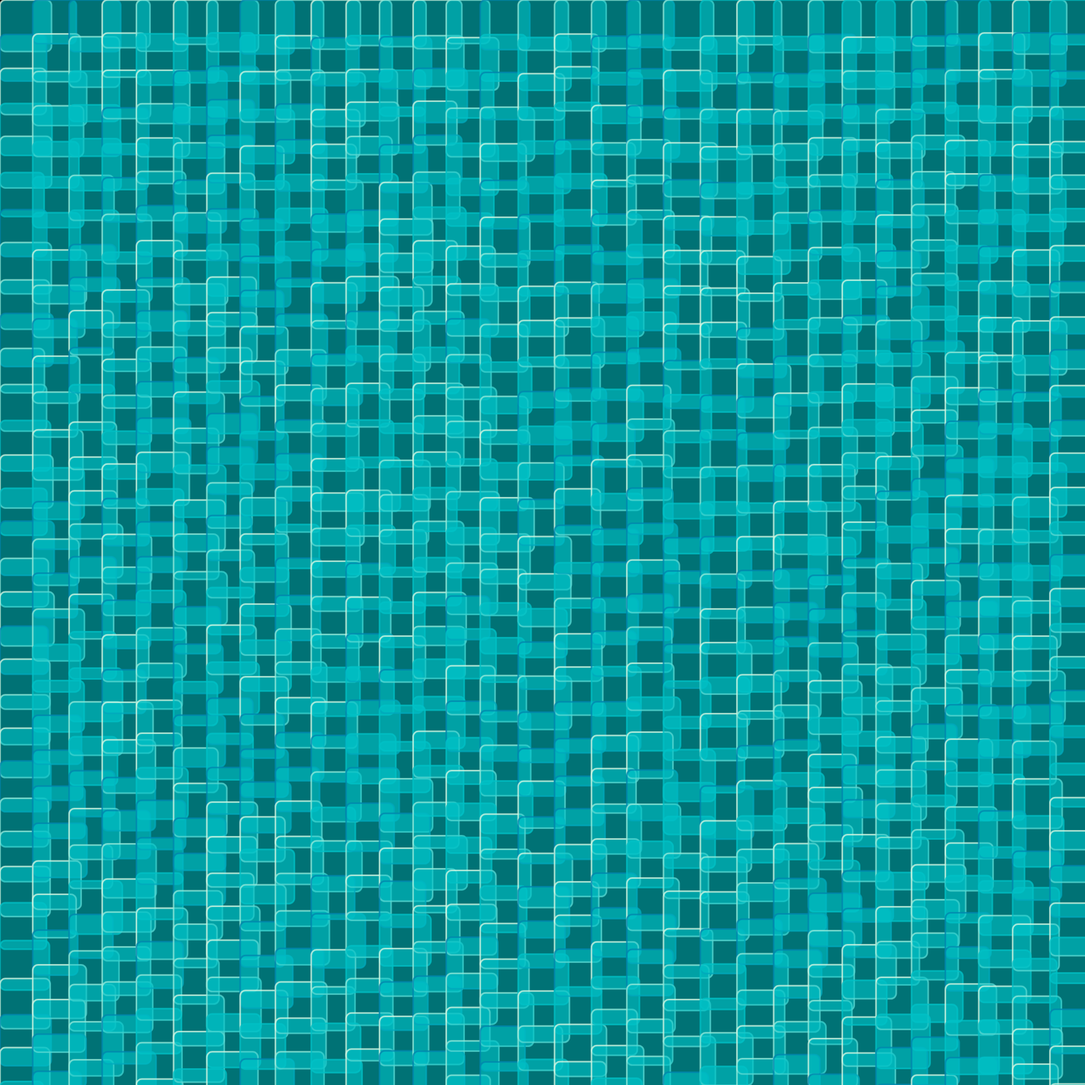
Frame 1 (no input)
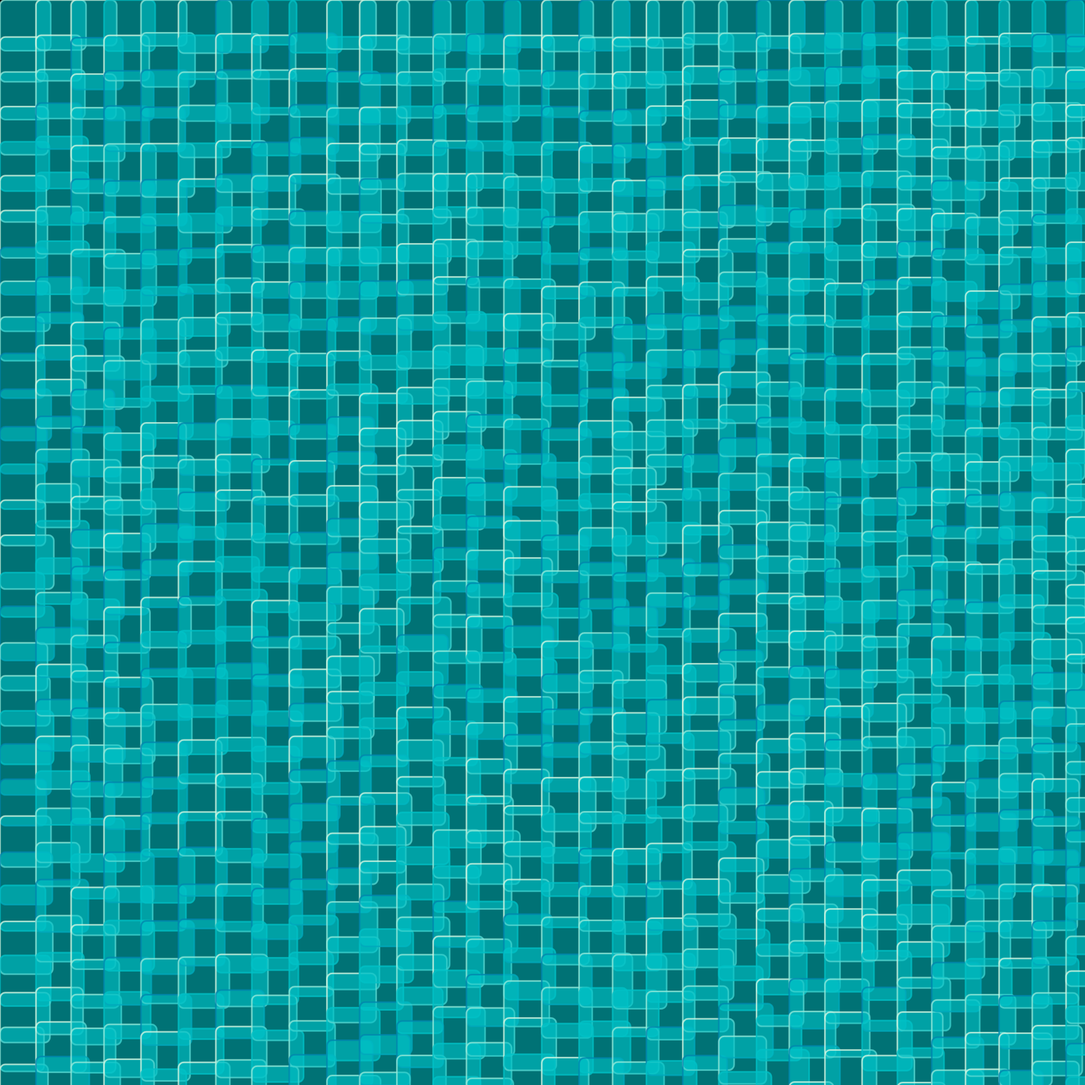
Frame 2 (the mouse pressed at the canvas centre, redrawn once)

The p5.js sketch that drew these frames (run headless with seeded random() and noise() and a simulated clock; the mouse was pressed at the canvas centre and the sketch redrawn once):

// p5.js sketch
// ── sketch.js
// Generative Art Design
// Raghad Ibrahim
// Oct 30, 2023
// creating a generatively-designed work of art
// sample 5

let cornerRadius = 10;
let colors = ["#daf8e3", "#97ebdb", "#00c2c7", "#0086ad"];

function setup() {
  createCanvas(2000, 2000);
  noLoop();
}

function draw() {
  background(0);
  squares();
}

function squares() {
  let randomFill = color(colors[Math.floor(random(colors.length))]);
  randomFill.setAlpha(150);
  colorMode(RGB);
  for (i = 0; i < width; i += random(60, 70)) {
    for (j = 0; j < height; j += random(60, 70)) {
      let randomColor = color(colors[Math.floor(random(colors.length))]);
      //transparet 
      randomColor.setAlpha(190);
      stroke(randomColor);
      strokeWeight(3);
      fill(randomFill);
      square(i, j, random(80, 100), cornerRadius);
    }
  }
}
